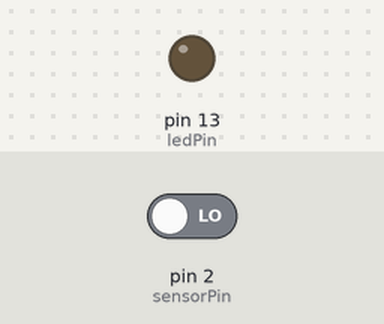
Simulated run of this sketch. Board: Arduino Uno, built with avr-gcc and run on an emulated ATmega328P. Shown: output pins drawn as LEDs (lit = HIGH). The inputs (shaded band) are chosen by the test bench; at power-on: pin 2 (sensorPin) LOW. What the sketch prints to the serial monitor is not drawn.

Above: at 1.8 s.
1.9 s: pin 2 (sensorPin) driven HIGH
At 3.2 s:
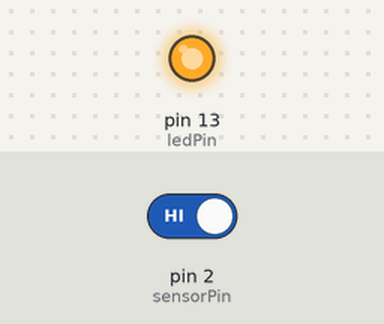
3.5 s: pin 2 (sensorPin) driven LOW
At 4.6 s:
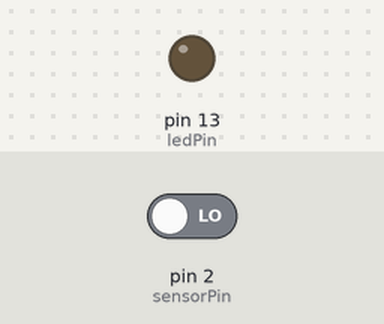
Timing chart, 0 to 6.5 s (numbered marks = the images above; inputs shaded):
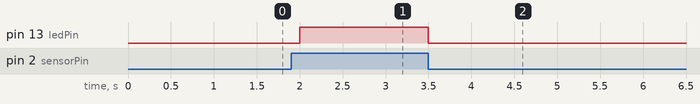

The sketch:

zigbee_point.ino
```cpp
//用于传感器终端的zduino
int sensorPin = 2; //IR sensor to be attached to digital pin NO.2
int ledPin = 13; //Digital LED-G to be attached to ditital pin NO.13

//variable sensorState for storing statistics about the status of the sensor
int sensorState = 0;

unsigned char havePerson[8] = {0xfe, 0x05, 0x91, 0x90, 0x53, 0x0d, 0x01, 0xff};
int inMonitor = 0; //0 already left, 1 in monitor

void setup() {

  Serial.begin(115200); //RX TX serial port

  pinMode(ledPin, OUTPUT);
  pinMode(sensorPin, INPUT);
}

void loop() {
  sensorState = digitalRead(sensorPin);
  if(sensorState == HIGH)
  {
    //send data from serial port
    if(inMonitor == 0)
    {
      Serial.write(havePerson, 8);
      inMonitor = 1; //high level for time when someone in monitor.
    }
    digitalWrite(ledPin, HIGH);
  }else
  {
    inMonitor = 0; //someone left
    digitalWrite(ledPin, LOW);
  }

  delay(500);
}
```

Measured:
- after the input at 1.9 s, pin 13 (ledPin): LOW → HIGH after 0.10 s
- after the input at 3.5 s, pin 13 (ledPin): HIGH → LOW at once
